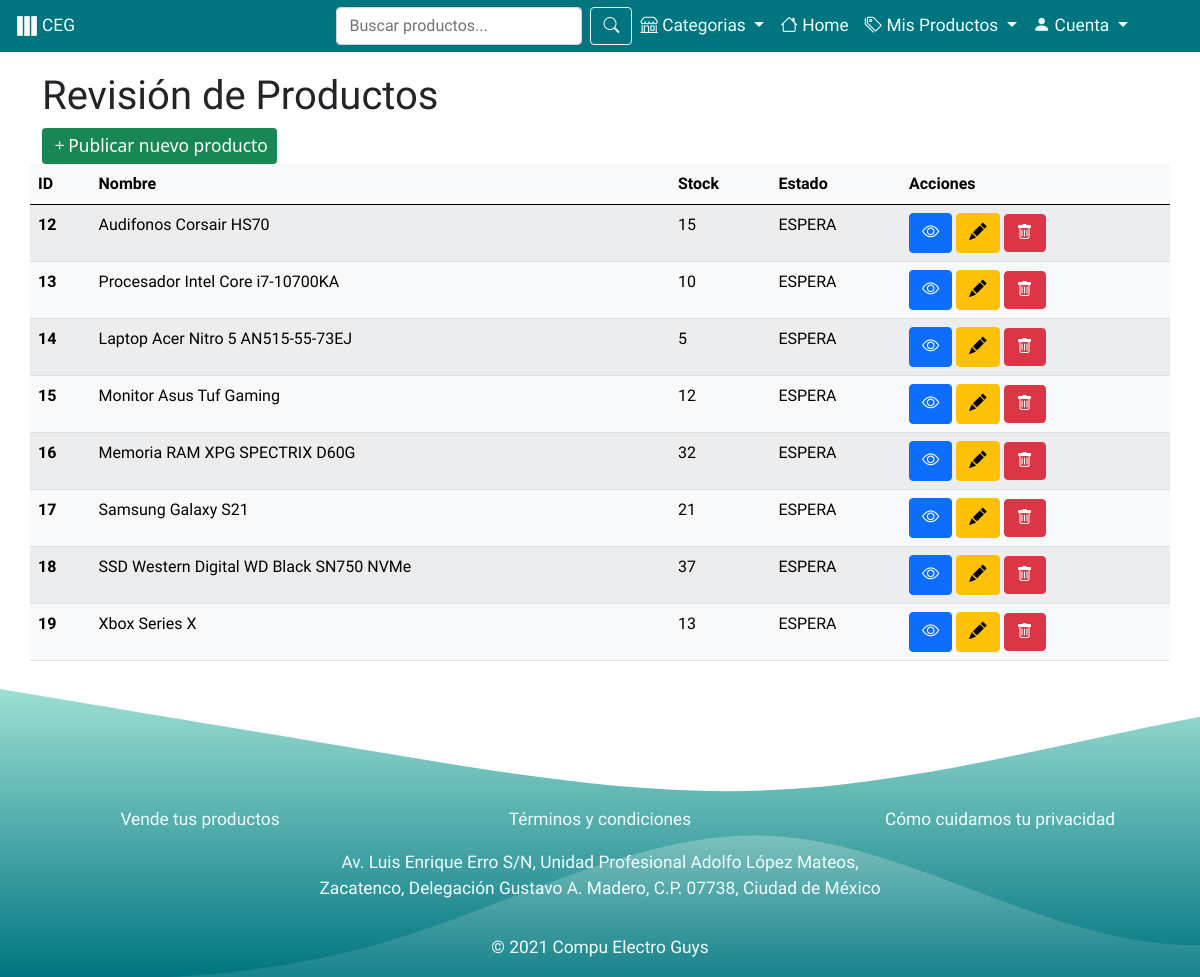
Before: /html/productosVendedor.php (signed in) with the older database file.
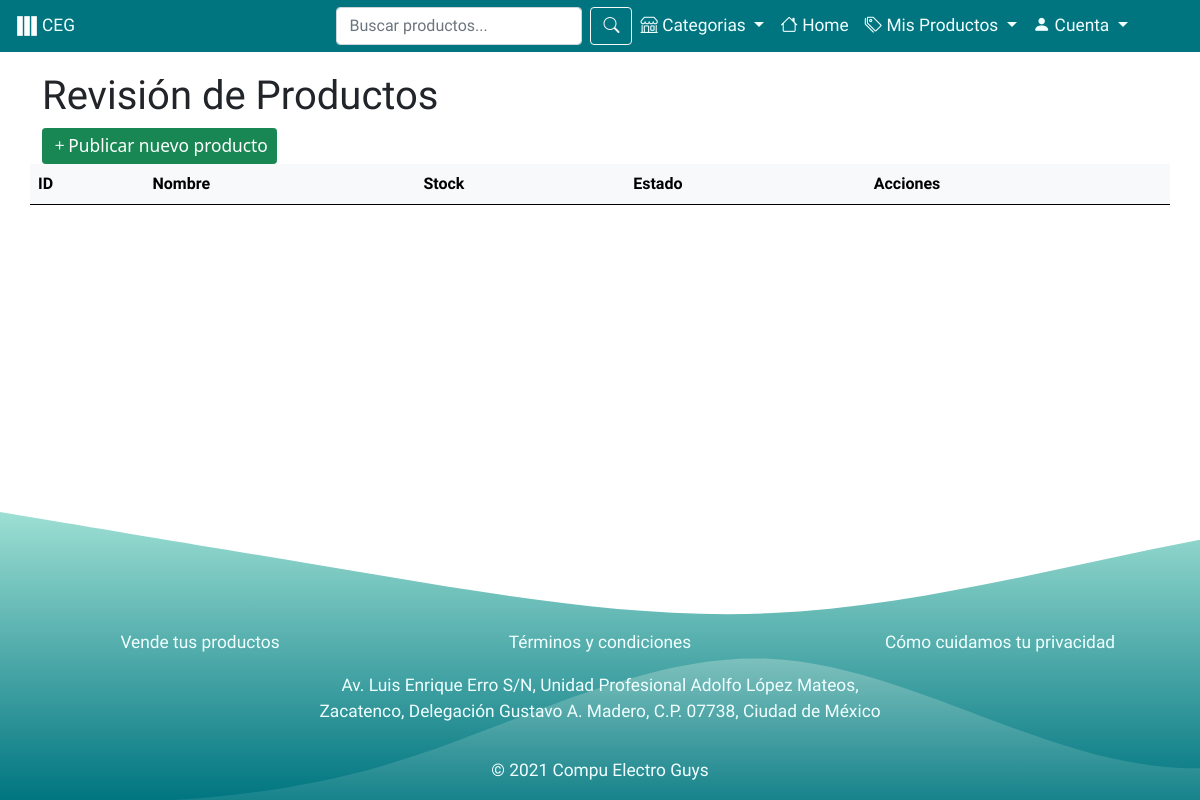
After: the same page with the newer database file.
### tables this page shows
CREATE TABLE IF NOT EXISTS `catalogodeproductos` (
  `id` int(11) NOT NULL AUTO_INCREMENT,
  `vendedor_id` int(11) NOT NULL,
  `producto_id` int(11) NOT NULL,
  `avgcalificacion` int(11) DEFAULT NULL,
  `precio` double(9,2) NOT NULL,
  PRIMARY KEY (`id`),
  KEY `fk_catalogodeproductos_vendedor1_idx` (`vendedor_id`),
  KEY `fk_catalogodeproductos_producto1_idx` (`producto_id`)
);

CREATE TABLE IF NOT EXISTS `producto` (
  `id` int(11) NOT NULL AUTO_INCREMENT,
  `nombre` varchar(45) NOT NULL,
  `stock` int(11) NOT NULL,
  `estado` varchar(45) DEFAULT NULL,
  `calificacion` int(11) DEFAULT NULL,
  `listacategorias_id` int(11) NOT NULL,
  `descripcion_id` int(11) NOT NULL,
  PRIMARY KEY (`id`),
  KEY `fk_producto_listacategorias1_idx` (`listacategorias_id`),
  KEY `fk_producto_descripcion1_idx` (`descripcion_id`)
);

### html/productosVendedor.php (the view, shortened to what this page needs)
<!DOCTYPE html>
<html>
<head>
    <link href="https://cdn.jsdelivr.net/npm/bootstrap@5.0.1/dist/css/bootstrap.min.css" rel="stylesheet">
    <link rel="stylesheet" href="https://cdn.jsdelivr.net/npm/bootstrap-icons@1.5.0/font/bootstrap-icons.css">
    <link rel="stylesheet" href="../css/navbar.css">
    <link rel="stylesheet" href="../css/verDetalles.css">
    <link rel="stylesheet" href="../css/adminTables.css">
</head>
<body>
    <?php
        if($_SESSION == NULL){
            header('location:./login.php');
        }
        elseif($_SESSION['privilegio'] == 'Vendedor'){
            require '../assets/navs/headerVendedor.php';
        }
	?>
    <div class="position-fixed bottom-0 end-0 p-3" style="z-index: 5">
    </div>
	<main class="contenedor">
		<div class="container details-product">
	        <div class="row justify-content-md-center">
                <h1>Revisión de Productos</h1>
                <div class="d-grid gap-2 d-md-block">
                    <a href="./registrarProductoNuevo.php" class='btn btn-success btn-sm'>
                    <i class='bi bi-plus'></i>Publicar nuevo producto</a>
                </div>
                <table class="table table-light table-striped">
                    <thead>
                      <tr>
                        <th scope="col">ID</th>
                        <th scope="col">Nombre</th>
                        <th scope="col">Stock</th>
                        <th scope="col">Estado</th>
                        <th scope="col">Acciones</th>
                      </tr>
                    </thead>
                    <tbody>
						<?php
						require '../assets/connections/database.php';
						$id_vendedor = $_SESSION['id_comprador'];
						$sentencia = "SELECT cptos.id, pto.nombre, pto.stock, pto.estado FROM catalogodeproductos cptos, producto pto
						WHERE cptos.producto_id = pto.id AND vendedor_id = '$id_vendedor'";
						$ejecutar = $con->query($sentencia);
						while ($datos = $ejecutar->fetch_assoc()) {
							$id = $datos['id'];
							$nombre = $datos['nombre'];
							$stock = $datos['stock'];
							$estado = $datos['estado'];
							echo "<tr>";
							echo "<th scope='row'>$id</th>";
							echo "<td>$nombre</th>";
							echo "<td>$stock</th>";
							echo "<td>$estado</th>";
							echo "<td>
								<a href='verDetalles.php?id_producto=$id' class='btn btn-primary' title='Vista previa del Producto'><i class='bi bi-eye'></i></a>
								<a href='editarProducto.html?id=$id' type='button' class='btn btn-warning' title='Editar Producto' id='liveToastBtnAprobar'><i class='bi bi-pencil-fill'></i></a>
								<button type='button' class='btn btn-danger' title='Eliminar Producto' data-bs-toggle='modal' data-bs-target='#exampleModal'>
                                	<i class='bi bi-trash'></i>
                            	</button> </td>";
							echo "</tr>";
						  }
						?>
                    </tbody>
                </table>
	        </div>
	    </div>
    </main>
    <?php
        require '../assets/navs/footer.php';
	 ?>
</body>
</html>

### assets/navs/headerVendedor.php (shortened to what this page needs)
<nav class="navbar navbar-expand-lg navbar-dark bg-green-ceg">
	<div class="container-fluid">
	  <a class="navbar-brand" href="./index.php">
		  <img src="../img/ceg.png" alt="logo-CEG"> CEG
	  </a>
	  <div class="collapse navbar-collapse" id="navbarNavDropdown">
		<ul class="navbar-nav">
		<form class="d-flex form-search" METHOD="POST" ACTION="buscarProductos.php">
			<input name="busqueda" class="form-control me-2" type="search"  autocomplete="off" placeholder="Buscar productos..." aria-label="Buscar">
			<button class="btn btn-outline-light" type="submit" name="buscar"><i class="bi bi-search"></i></button>
		</form>
		<li class="nav-item dropdown">
			<a class="nav-link dropdown-toggle" href="#" id="navbarDropdownMenuLink" role="button" data-bs-toggle="dropdown" aria-expanded="false">
				<i class="bi bi-shop"></i> Categorias
			</a>
		</li>
		  <li class="nav-item">
			<a class="nav-link active" aria-current="page" href="index.php"><i class="bi bi-house"></i> Home</a>
		  </li>
		  <li class="nav-item dropdown">
         <a class="nav-link dropdown-toggle" href="#" id="navbarDropdownMenuLink" role="button" data-bs-toggle="dropdown" aria-expanded="false">
           <i class="bi bi-tags"></i> Mis Productos
         </a>
		  </li>
		  <li class="nav-item dropdown">
         <a class="nav-link dropdown-toggle" href="#" id="navbarDropdownMenuLink" role="button" data-bs-toggle="dropdown" aria-expanded="false">
           <i class="bi bi-person-fill"></i> Cuenta
         </a>
		  </li>
		</ul>
	  </div>
	</div>
 </nav>

### assets/navs/footer.php (shortened to what this page needs)
<footer class="row">
		<div class="col col-4">
			<a href="#">Vende tus productos</a>
		</div>
		<div class="col col-4">
			<a href="#">Términos y condiciones</a>
		</div>
		<div class="col col-4">
			<a href="#">Cómo cuidamos tu privacidad</a>
		</div>
		<div class="col-3"></div>
		<div class="col col-6">
			<p>
				Av. Luis Enrique Erro S/N, Unidad Profesional Adolfo López Mateos, Zacatenco, Delegación Gustavo A. Madero, C.P. 07738, Ciudad de México
			</p>
		</div>
		<div class="col-3"></div>
		<div class="col-3"></div>
		<div class="col col-6">
			<p>
				© 2021 Compu Electro Guys
			</p>
		</div>
		<div class="col-3"></div>
</footer>

### css/navbar.css (style rules this page uses)
.navbar-brand { display: flex; align-items: center; justify-content: center; font-size: 18pt; }
.navbar-brand img { height: 20px; margin: auto 5px; }
.bg-green-ceg { background: #007580; font-family: 'Barlow Semi Condensed', sans-serif; }
.bg-green-ceg li { font-size: 13pt; }
.nav-link.dropdown-toggle { color: azure !important; }
.navbar-expand-lg .navbar-nav { transition: 3s !important; position: absolute; right: 4rem; justify-content: center; align-items: center; }
.form-search { margin: 0; }
html { min-height: 100%; position: relative; }
body { margin-bottom: 300px; }
footer.row { background-image: url(../img/wave.svg); background-repeat: no-repeat; background-size: cover; width: 100% !important; min-height: 300px; margin: auto !important; box-sizing: border-box; padding-top: 150px; font-family: 'Barlow Semi Condensed', sans-serif; bottom: 0; position: absolute; color: azure; }
footer.row .col { text-align: center; }
footer.row .col a { color: azure; text-decoration: none; font-size: 13pt; }
footer p, a { font-size: 13pt !important; }
footer p { margin-top: 17px; }

### css/verDetalles.css (style rules this page uses)
.navbar-light, .navbar-brand, a.nav-link { color: azure !important; }
.details-product { margin-top: 20px; }
h1 { display: inline-block; }

### css/adminTables.css (style rules this page uses)
h1, h2, h3, table { font-family: 'Inconsolata', monospace; }

Changed rows visible on the page:
removed catalogodeproductos: id "12", producto.nombre "Audifonos Corsair HS70", producto.stock "15", producto.estado "ESPERA"
removed catalogodeproductos: id "13", producto.nombre "Procesador Intel Core i7-10700KA", producto.stock "10", producto.estado "ESPERA"
removed catalogodeproductos: id "14", producto.nombre "Laptop Acer Nitro 5 AN515-55-73EJ", producto.stock "5", producto.estado "ESPERA"
removed catalogodeproductos: id "15", producto.nombre "Monitor Asus Tuf Gaming", producto.stock "12", producto.estado "ESPERA"
removed catalogodeproductos: id "16", producto.nombre "Memoria RAM XPG SPECTRIX D60G", producto.stock "32", producto.estado "ESPERA"
removed catalogodeproductos: id "17", producto.nombre "Samsung Galaxy S21", producto.stock "21", producto.estado "ESPERA"
removed catalogodeproductos: id "18", producto.nombre "SSD Western Digital WD Black SN750 NVMe", producto.stock "37", producto.estado "ESPERA"
removed catalogodeproductos: id "19", producto.nombre "Xbox Series X", producto.stock "13", producto.estado "ESPERA"
